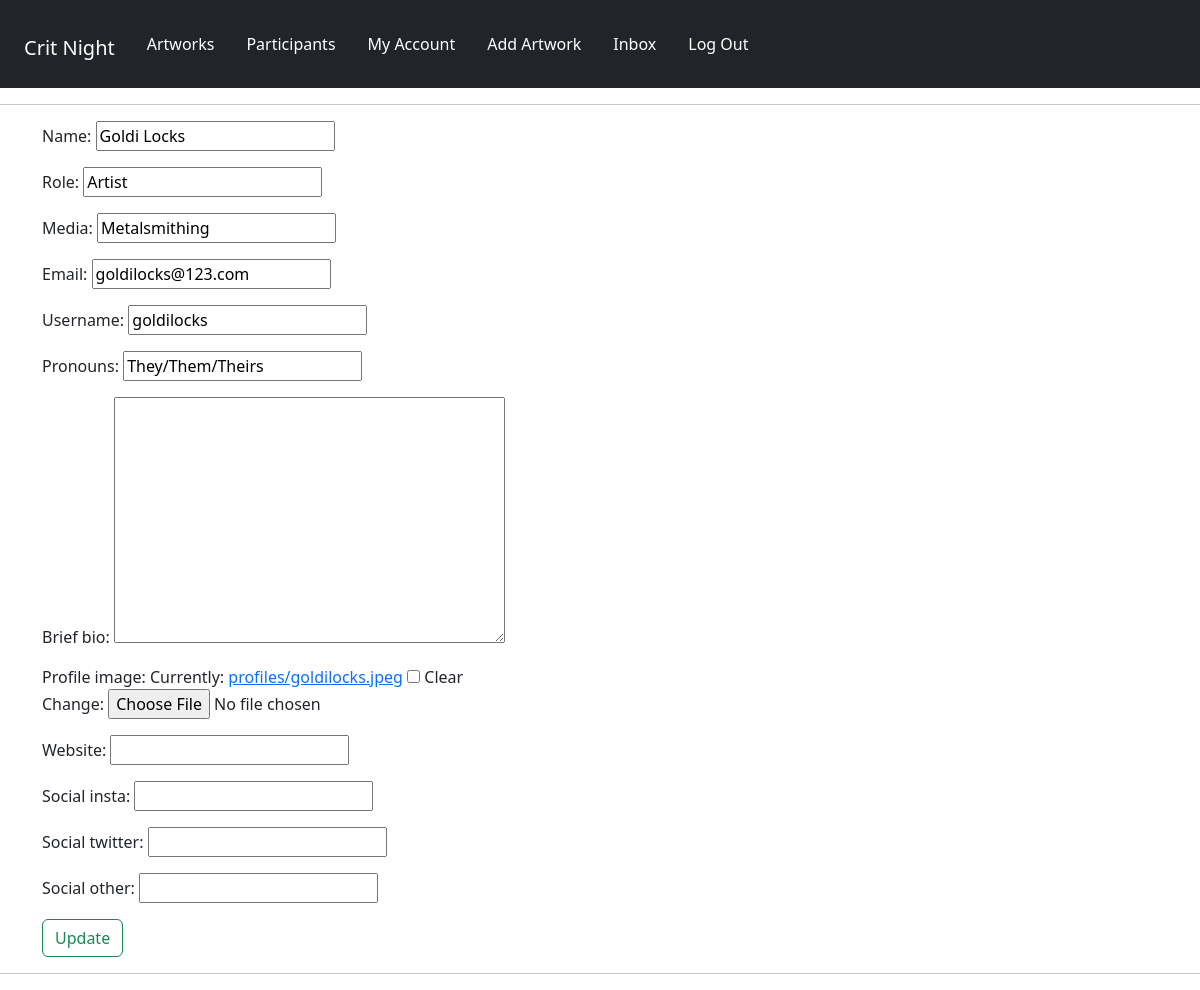
The app's page /panelists/edit-account/ (signed in) with its own data.
### panelists/models.py (models this page shows, shortened)
class Profile(models.Model):
    user = models.OneToOneField(User, on_delete=models.CASCADE, null=True, blank=True)
    name = models.CharField(max_length=200, null=True, blank=True)
    role = models.CharField(max_length=200, null=True, blank=True)
    media = models.CharField(max_length=200, null=True, blank=True)
    email = models.EmailField(max_length=500, null=True, blank=True)
    username = models.CharField(max_length=200, null=True, blank=True)
    pronouns = models.CharField(max_length=200, null=True, blank=True)
    brief_bio = models.TextField(max_length=1500, null=True, blank=True)
    profile_image = models.ImageField(
        null=True,
        blank=True,
        upload_to="profiles/",
        default="profiles/default-profile.png",
    )
    website = models.CharField(max_length=200, null=True, blank=True)
    social_insta = models.CharField(max_length=200, blank=True, null=True)
    social_twitter = models.CharField(max_length=200, blank=True, null=True)
    social_other = models.CharField(max_length=200, blank=True, null=True)
    created = models.DateTimeField(auto_now_add=True)
    id = models.UUIDField(
        default=uuid.uuid4, unique=True, primary_key=True, editable=False
    )

### panelists/views.py (the view)
# urls.py: path("edit-account/", views.editAccount, name="edit-account"),
@login_required(login_url="login")
def editAccount(request):
    profile = request.user.profile
    form = ProfileForm(instance=profile)
    if request.method == "POST":
        form = ProfileForm(request.POST, request.FILES, instance=profile)
        if form.is_valid:
            form.save()
            return redirect("account")
    context = {"form": form}
    return render(request, "panelists/profile_form.html", context)

### panelists/forms.py
class ProfileForm(ModelForm):
    class Meta:
        model = Profile
        fields = [
            "name",
            "role",
            "media",
            "email",
            "username",
            "pronouns",
            "brief_bio",
            "profile_image",
            "website",
            "social_insta",
            "social_twitter",
            "social_other",
        ]
    def __init__(self, *args, **kwargs):
        super(ProfileForm, self).__init__(*args, **kwargs)
        for name, field in self.fields.items():
            field.widget.attrs.update({"class": "input"})

### panelists/templates/panelists/profile_form.html (shortened to what this page needs)
{% extends 'main.html' %}
{% block content %}
<div class="container-md">
    <form method="POST" action="{% url 'edit-account' %}" enctype="multipart/form-data">
    {{form.as_p}}
    <input type="submit" class="btn btn-outline-success" value="Update" />
    </form>
</div>
{% endblock %}

### records on screen
Profile: name "Goldi Locks", role "Artist", media "Metalsmithing", email "goldilocks@123.com", username "goldilocks", pronouns "They/Them/Theirs"
